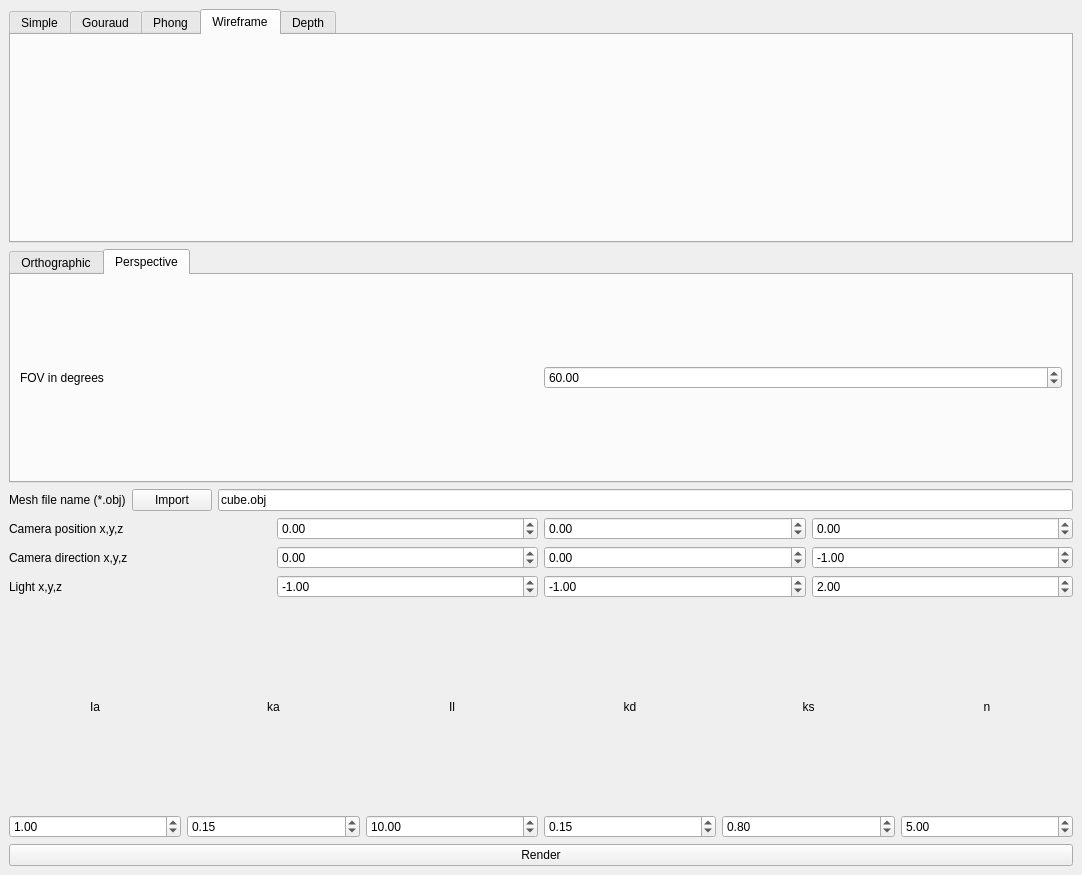
<?xml version="1.0" encoding="UTF-8"?>
<ui version="4.0">
 <class>MainWindow</class>
 <widget class="QMainWindow" name="MainWindow">
  <property name="geometry">
   <rect>
    <x>0</x>
    <y>0</y>
    <width>1082</width>
    <height>875</height>
   </rect>
  </property>
  <property name="sizePolicy">
   <sizepolicy hsizetype="Preferred" vsizetype="Preferred">
    <horstretch>0</horstretch>
    <verstretch>0</verstretch>
   </sizepolicy>
  </property>
  <property name="windowTitle">
   <string>cg-lab5</string>
  </property>
  <widget class="QWidget" name="central_widget">
   <property name="sizePolicy">
    <sizepolicy hsizetype="Preferred" vsizetype="Preferred">
     <horstretch>0</horstretch>
     <verstretch>0</verstretch>
    </sizepolicy>
   </property>
   <layout class="QVBoxLayout" name="verticalLayout_8">
    <item>
     <widget class="QTabWidget" name="renderer_tabs">
      <property name="sizePolicy">
       <sizepolicy hsizetype="Expanding" vsizetype="Minimum">
        <horstretch>0</horstretch>
        <verstretch>0</verstretch>
       </sizepolicy>
      </property>
      <property name="currentIndex">
       <number>3</number>
      </property>
      <widget class="QWidget" name="simple_tab">
       <attribute name="title">
        <string>Simple</string>
       </attribute>
      </widget>
      <widget class="QWidget" name="gouraud_tab">
       <attribute name="title">
        <string>Gouraud</string>
       </attribute>
      </widget>
      <widget class="QWidget" name="phong_tab">
       <attribute name="title">
        <string>Phong</string>
       </attribute>
      </widget>
      <widget class="QWidget" name="wireframe_tab">
       <attribute name="title">
        <string>Wireframe</string>
       </attribute>
      </widget>
      <widget class="QWidget" name="depth_tab">
       <attribute name="title">
        <string>Depth</string>
       </attribute>
       <layout class="QHBoxLayout" name="horizontalLayout_5">
        <item>
         <widget class="QLabel" name="nearfar_label">
          <property name="text">
           <string>Near, Far</string>
          </property>
         </widget>
        </item>
        <item>
         <widget class="QDoubleSpinBox" name="near_sbox">
          <property name="maximum">
           <double>99999.000000000000000</double>
          </property>
          <property name="value">
           <double>3.000000000000000</double>
          </property>
         </widget>
        </item>
        <item>
         <widget class="QDoubleSpinBox" name="far_sbox">
          <property name="maximum">
           <double>99999.000000000000000</double>
          </property>
          <property name="value">
           <double>15.000000000000000</double>
          </property>
         </widget>
        </item>
       </layout>
      </widget>
     </widget>
    </item>
    <item>
     <widget class="QTabWidget" name="proj_tabs">
      <property name="sizePolicy">
       <sizepolicy hsizetype="Expanding" vsizetype="Minimum">
        <horstretch>0</horstretch>
        <verstretch>0</verstretch>
       </sizepolicy>
      </property>
      <property name="autoFillBackground">
       <bool>false</bool>
      </property>
      <property name="currentIndex">
       <number>1</number>
      </property>
      <widget class="QWidget" name="ortho_tab">
       <attribute name="title">
        <string>Orthographic</string>
       </attribute>
       <layout class="QHBoxLayout" name="horizontalLayout_3">
        <item>
         <widget class="QLabel" name="pixelsize_label">
          <property name="text">
           <string>Pixelsize</string>
          </property>
         </widget>
        </item>
        <item>
         <widget class="QDoubleSpinBox" name="pixelsize_sbox">
          <property name="maximum">
           <double>99999.000000000000000</double>
          </property>
          <property name="singleStep">
           <double>10.000000000000000</double>
          </property>
          <property name="value">
           <double>100.000000000000000</double>
          </property>
         </widget>
        </item>
       </layout>
      </widget>
      <widget class="QWidget" name="persp_tab">
       <attribute name="title">
        <string>Perspective</string>
       </attribute>
       <layout class="QHBoxLayout" name="horizontalLayout_4">
        <item>
         <widget class="QLabel" name="fov_label">
          <property name="text">
           <string>FOV in degrees</string>
          </property>
         </widget>
        </item>
        <item>
         <widget class="QDoubleSpinBox" name="fov_sbox">
          <property name="maximum">
           <double>99999.000000000000000</double>
          </property>
          <property name="value">
           <double>60.000000000000000</double>
          </property>
         </widget>
        </item>
       </layout>
      </widget>
     </widget>
    </item>
    <item>
     <layout class="QHBoxLayout" name="horizontalLayout_2">
      <item>
       <widget class="QLabel" name="meshfile_label">
        <property name="sizePolicy">
         <sizepolicy hsizetype="Preferred" vsizetype="Minimum">
          <horstretch>0</horstretch>
          <verstretch>0</verstretch>
         </sizepolicy>
        </property>
        <property name="text">
         <string>Mesh file name (*.obj)</string>
        </property>
       </widget>
      </item>
      <item>
       <widget class="QPushButton" name="meshimport_button">
        <property name="text">
         <string>Import</string>
        </property>
       </widget>
      </item>
      <item>
       <widget class="QLineEdit" name="meshfile_ledit">
        <property name="text">
         <string>cube.obj</string>
        </property>
       </widget>
      </item>
     </layout>
    </item>
    <item>
     <layout class="QHBoxLayout" name="campos_layout">
      <item>
       <widget class="QLabel" name="campos_label">
        <property name="text">
         <string>Camera position x,y,z</string>
        </property>
       </widget>
      </item>
      <item>
       <widget class="QDoubleSpinBox" name="campos_x_sbox">
        <property name="minimum">
         <double>-100.000000000000000</double>
        </property>
        <property name="maximum">
         <double>100.000000000000000</double>
        </property>
        <property name="singleStep">
         <double>0.100000000000000</double>
        </property>
        <property name="value">
         <double>0.000000000000000</double>
        </property>
       </widget>
      </item>
      <item>
       <widget class="QDoubleSpinBox" name="campos_y_sbox">
        <property name="minimum">
         <double>-100.000000000000000</double>
        </property>
        <property name="maximum">
         <double>100.000000000000000</double>
        </property>
        <property name="singleStep">
         <double>0.100000000000000</double>
        </property>
        <property name="value">
         <double>0.000000000000000</double>
        </property>
       </widget>
      </item>
      <item>
       <widget class="QDoubleSpinBox" name="campos_z_sbox">
        <property name="minimum">
         <double>-100.000000000000000</double>
        </property>
        <property name="maximum">
         <double>100.000000000000000</double>
        </property>
        <property name="singleStep">
         <double>0.100000000000000</double>
        </property>
        <property name="value">
         <double>0.000000000000000</double>
        </property>
       </widget>
      </item>
     </layout>
    </item>
    <item>
     <layout class="QHBoxLayout" name="camdir_layout">
      <item>
       <widget class="QLabel" name="camdir_label">
        <property name="text">
         <string>Camera direction x,y,z</string>
        </property>
       </widget>
      </item>
      <item>
       <widget class="QDoubleSpinBox" name="camdir_x_sbox">
        <property name="minimum">
         <double>-100.000000000000000</double>
        </property>
        <property name="maximum">
         <double>100.000000000000000</double>
        </property>
        <property name="singleStep">
         <double>0.100000000000000</double>
        </property>
        <property name="value">
         <double>0.000000000000000</double>
        </property>
       </widget>
      </item>
      <item>
       <widget class="QDoubleSpinBox" name="camdir_y_sbox">
        <property name="minimum">
         <double>-100.000000000000000</double>
        </property>
        <property name="maximum">
         <double>100.000000000000000</double>
        </property>
        <property name="singleStep">
         <double>0.100000000000000</double>
        </property>
        <property name="value">
         <double>0.000000000000000</double>
        </property>
       </widget>
      </item>
      <item>
       <widget class="QDoubleSpinBox" name="camdir_z_sbox">
        <property name="minimum">
         <double>-100.000000000000000</double>
        </property>
        <property name="maximum">
         <double>100.000000000000000</double>
        </property>
        <property name="singleStep">
         <double>0.100000000000000</double>
        </property>
        <property name="value">
         <double>-1.000000000000000</double>
        </property>
       </widget>
      </item>
     </layout>
    </item>
    <item>
     <layout class="QHBoxLayout" name="light_layout">
      <item>
       <widget class="QLabel" name="light_label">
        <property name="text">
         <string>Light x,y,z</string>
        </property>
       </widget>
      </item>
      <item>
       <widget class="QDoubleSpinBox" name="light_x_sbox">
        <property name="minimum">
         <double>-100.000000000000000</double>
        </property>
        <property name="maximum">
         <double>100.000000000000000</double>
        </property>
        <property name="singleStep">
         <double>0.100000000000000</double>
        </property>
        <property name="value">
         <double>-1.000000000000000</double>
        </property>
       </widget>
      </item>
      <item>
       <widget class="QDoubleSpinBox" name="light_y_sbox">
        <property name="minimum">
         <double>-100.000000000000000</double>
        </property>
        <property name="maximum">
         <double>100.000000000000000</double>
        </property>
        <property name="singleStep">
         <double>0.100000000000000</double>
        </property>
        <property name="value">
         <double>-1.000000000000000</double>
        </property>
       </widget>
      </item>
      <item>
       <widget class="QDoubleSpinBox" name="light_z_sbox">
        <property name="minimum">
         <double>-100.000000000000000</double>
        </property>
        <property name="maximum">
         <double>100.000000000000000</double>
        </property>
        <property name="singleStep">
         <double>0.100000000000000</double>
        </property>
        <property name="value">
         <double>2.000000000000000</double>
        </property>
       </widget>
      </item>
     </layout>
    </item>
    <item>
     <layout class="QHBoxLayout" name="horizontalLayout">
      <item>
       <layout class="QVBoxLayout" name="verticalLayout">
        <item>
         <widget class="QLabel" name="light_ia_label">
          <property name="sizePolicy">
           <sizepolicy hsizetype="Preferred" vsizetype="Minimum">
            <horstretch>0</horstretch>
            <verstretch>0</verstretch>
           </sizepolicy>
          </property>
          <property name="text">
           <string>Ia</string>
          </property>
          <property name="alignment">
           <set>Qt::AlignCenter</set>
          </property>
         </widget>
        </item>
        <item>
         <widget class="QDoubleSpinBox" name="light_ia_sbox">
          <property name="maximum">
           <double>99999.000000000000000</double>
          </property>
          <property name="value">
           <double>1.000000000000000</double>
          </property>
         </widget>
        </item>
       </layout>
      </item>
      <item>
       <layout class="QVBoxLayout" name="verticalLayout_3">
        <item>
         <widget class="QLabel" name="light_ka_label">
          <property name="sizePolicy">
           <sizepolicy hsizetype="Preferred" vsizetype="Minimum">
            <horstretch>0</horstretch>
            <verstretch>0</verstretch>
           </sizepolicy>
          </property>
          <property name="text">
           <string>ka</string>
          </property>
          <property name="alignment">
           <set>Qt::AlignCenter</set>
          </property>
         </widget>
        </item>
        <item>
         <widget class="QDoubleSpinBox" name="light_ka_sbox">
          <property name="maximum">
           <double>99999.000000000000000</double>
          </property>
          <property name="singleStep">
           <double>0.010000000000000</double>
          </property>
          <property name="value">
           <double>0.150000000000000</double>
          </property>
         </widget>
        </item>
       </layout>
      </item>
      <item>
       <layout class="QVBoxLayout" name="verticalLayout_2">
        <item>
         <widget class="QLabel" name="light_il_label">
          <property name="sizePolicy">
           <sizepolicy hsizetype="Preferred" vsizetype="Minimum">
            <horstretch>0</horstretch>
            <verstretch>0</verstretch>
           </sizepolicy>
          </property>
          <property name="text">
           <string>Il</string>
          </property>
          <property name="alignment">
           <set>Qt::AlignCenter</set>
          </property>
         </widget>
        </item>
        <item>
         <widget class="QDoubleSpinBox" name="light_il_sbox">
          <property name="maximum">
           <double>99999.000000000000000</double>
          </property>
          <property name="singleStep">
           <double>1.000000000000000</double>
          </property>
          <property name="value">
           <double>10.000000000000000</double>
          </property>
         </widget>
        </item>
       </layout>
      </item>
      <item>
       <layout class="QVBoxLayout" name="verticalLayout_4">
        <item>
         <widget class="QLabel" name="light_kd_label">
          <property name="sizePolicy">
           <sizepolicy hsizetype="Preferred" vsizetype="Minimum">
            <horstretch>0</horstretch>
            <verstretch>0</verstretch>
           </sizepolicy>
          </property>
          <property name="text">
           <string>kd</string>
          </property>
          <property name="alignment">
           <set>Qt::AlignCenter</set>
          </property>
         </widget>
        </item>
        <item>
         <widget class="QDoubleSpinBox" name="light_kd_sbox">
          <property name="maximum">
           <double>99999.000000000000000</double>
          </property>
          <property name="singleStep">
           <double>0.010000000000000</double>
          </property>
          <property name="value">
           <double>0.150000000000000</double>
          </property>
         </widget>
        </item>
       </layout>
      </item>
      <item>
       <layout class="QVBoxLayout" name="verticalLayout_6">
        <item>
         <widget class="QLabel" name="light_ks_label">
          <property name="sizePolicy">
           <sizepolicy hsizetype="Preferred" vsizetype="Minimum">
            <horstretch>0</horstretch>
            <verstretch>0</verstretch>
           </sizepolicy>
          </property>
          <property name="text">
           <string>ks</string>
          </property>
          <property name="alignment">
           <set>Qt::AlignCenter</set>
          </property>
         </widget>
        </item>
        <item>
         <widget class="QDoubleSpinBox" name="light_ks_sbox">
          <property name="maximum">
           <double>99999.000000000000000</double>
          </property>
          <property name="singleStep">
           <double>0.010000000000000</double>
          </property>
          <property name="value">
           <double>0.800000000000000</double>
          </property>
         </widget>
        </item>
       </layout>
      </item>
      <item>
       <layout class="QVBoxLayout" name="verticalLayout_7">
        <item>
         <widget class="QLabel" name="light_n_label">
          <property name="sizePolicy">
           <sizepolicy hsizetype="Preferred" vsizetype="Minimum">
            <horstretch>0</horstretch>
            <verstretch>0</verstretch>
           </sizepolicy>
          </property>
          <property name="text">
           <string>n</string>
          </property>
          <property name="alignment">
           <set>Qt::AlignCenter</set>
          </property>
         </widget>
        </item>
        <item>
         <widget class="QDoubleSpinBox" name="light_n_sbox">
          <property name="maximum">
           <double>99999.000000000000000</double>
          </property>
          <property name="singleStep">
           <double>1.000000000000000</double>
          </property>
          <property name="value">
           <double>5.000000000000000</double>
          </property>
         </widget>
        </item>
       </layout>
      </item>
     </layout>
    </item>
    <item>
     <widget class="QPushButton" name="render_button">
      <property name="text">
       <string>Render</string>
      </property>
     </widget>
    </item>
    <item>
     <layout class="QVBoxLayout" name="gview3d_layout"/>
    </item>
   </layout>
  </widget>
  <widget class="QMenuBar" name="menubar">
   <property name="geometry">
    <rect>
     <x>0</x>
     <y>0</y>
     <width>1082</width>
     <height>20</height>
    </rect>
   </property>
  </widget>
 </widget>
 <resources/>
 <connections/>
</ui>
